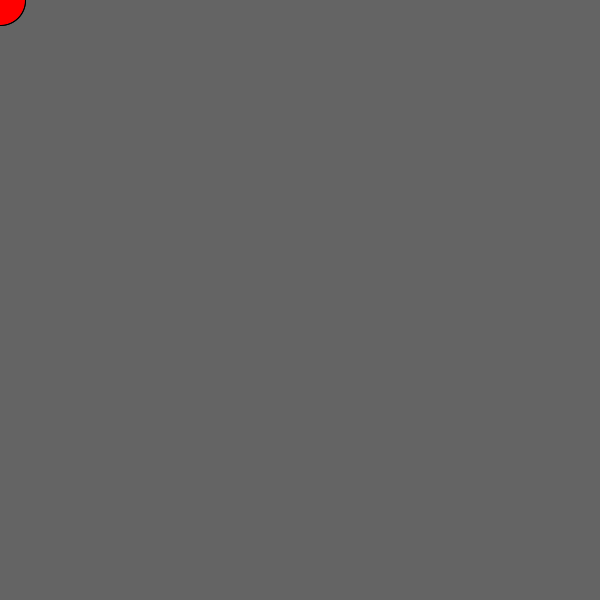
Frame 1 (no input)
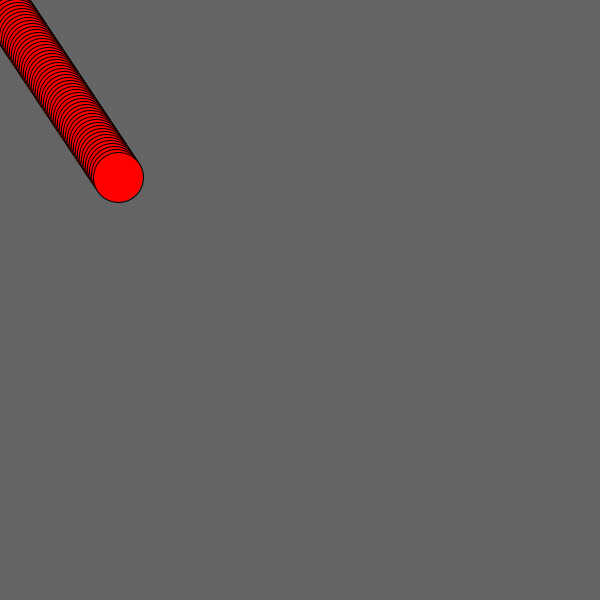
Frame 60 (the mouse pressed at the canvas centre just before this capture)
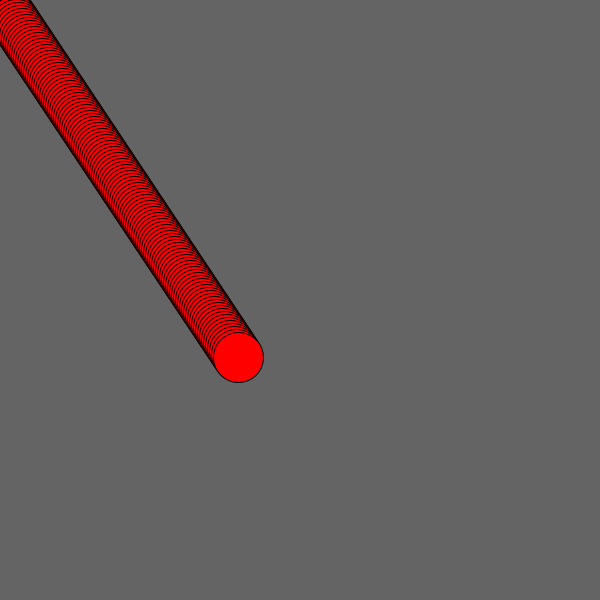
Frame 120 (the mouse held since frame 60 and released just before this capture)

The Processing sketch that drew these frames (run headless with seeded random() and noise(); from frame 60 on, the mouse is pressed at the canvas centre):

// Processing sketch: Sugarscreen
// ── Sugarscreen.pde
import java.util.Random; // Importer le module random

void setup(){ // Créer le premier cercle
  size(600,600);
  background(100);
  fill(255,0,0);
  ellipse(pos.x, pos.y, 50,50);
}

Random rand = new Random(); // Mettre le module à disposition pour le reste
int upperbound = 3; // Déclaration d'un int limite (prendra un random 0-2)
int incrX = rand.nextInt(upperbound)+1; // Incrément de X sera random entre 1-3
int incrY = rand.nextInt(upperbound)+1; // Incrément de Y sera random entre 1-3

PVector pos= new PVector (0,0); // On crée un couple de coordonnées
boolean start=true; // Test pour savoir si c'est le début
void draw(){
  fill(255,0,0);
  ellipse(pos.x, pos.y, 50, 50);
  pos.x+=incrX; // On change la position X du cercle
  pos.y+=incrY; // On change la position Y du cercle
  if (pos.y>575) { incrY*=-1; } // On part dans l'autre sens si on touche un bord
  if (pos.y<25 && start==false) { incrY*=-1; } // Pareil, on check avec start car le carcle commence à 0,0 au début
  if (pos.x>575) { incrX*=-1; } // Pareil
  if (pos.x<25 && start==false) { incrX*=-1; } // Pareil avec start
  if (pos.x>25 && pos.y>25){ // Si on dépasse 25 en X et Y, on est plus aux bords du début
    start=false; // On enlève false pour permettre tous les rebonds
  }
}
